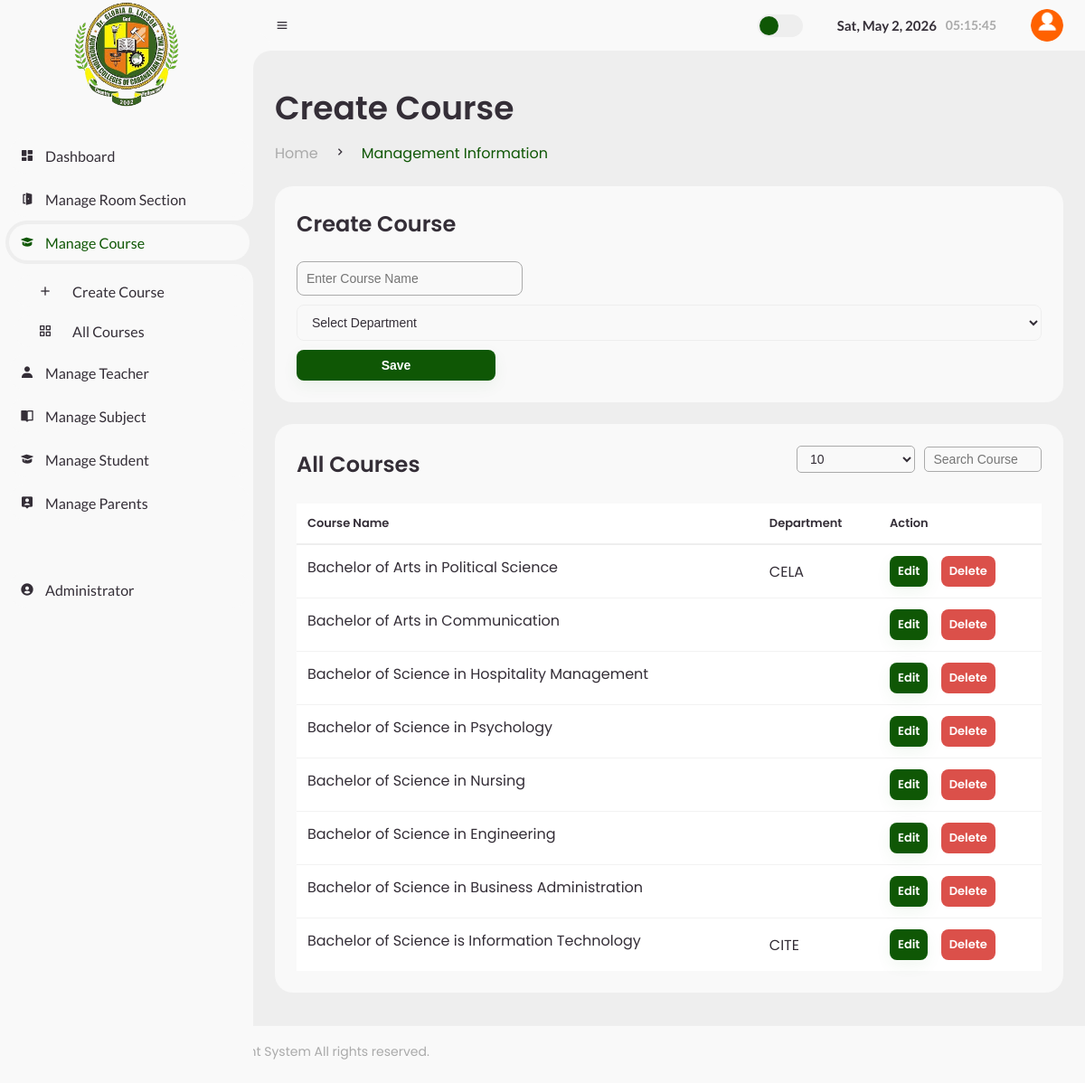
Page /Admin/create_course.php (signed in) on the committed database.
### tables this page shows
CREATE TABLE `courses` (
  `course_id` int(11) NOT NULL,
  `course_name` varchar(100) NOT NULL,
  `department_name` varchar(100) NOT NULL,
  `description` text DEFAULT NULL
);

### Admin/create_course.php (the view, shortened to what this page needs)
<?php include 'header.php'; ?>
<?php
$editRow = null;
$limitOptions = [5,10,20,50];
$limit = isset($_GET['limit']) && in_array((int)$_GET['limit'], $limitOptions) ? (int)$_GET['limit'] : 10;
$page = isset($_GET['page']) && $_GET['page'] > 0 ? (int)$_GET['page'] : 1;
$offset = ($page - 1) * $limit;
$search = isset($_GET['search']) ? mysqli_real_escape_string($conn, $_GET['search']) : "";
$searchQuery = $search != "" ? "WHERE course_name LIKE '%$search%'" : "";
$totalRowsRes = mysqli_query($conn, "SELECT COUNT(*) as total FROM courses $searchQuery");
$totalRows = mysqli_fetch_assoc($totalRowsRes)['total'];
$dataQuery = mysqli_query($conn, "SELECT * FROM courses $searchQuery ORDER BY course_id DESC LIMIT $offset, $limit");
?>
<main>
    <div class="head-title">
        <div class="left">
            <h1>Create Course</h1>
            <ul class="breadcrumb">
                <li><a href="#">Home</a></li>
                <li><i class='bx bx-chevron-right'></i></li>
                <li><a class="active">Management Information</a></li>
            </ul>
        </div>
    </div>
    <div class="table-data">
        <div class="order">
            <div class="head">
                <h3><?php echo isset($editRow) ? "Update Course" : "Create Course"; ?></h3>
            </div>
            <form method="POST" class="form-class">
                <input type="text" name="courseName" placeholder="Enter Course Name" value="<?php echo $editRow['course_name'] ?? ''; ?>" required>
                <select name="department" required>
                    <option value="">Select Department</option>
                </select>
                <div class="form-actions">
                    <?php if(isset($editRow)){ ?>
                        <button type="submit" name="update" class="btn primary">Update</button>
                        <a href="create_course.php" class="btn danger small">Cancel</a>
                    <?php } else { ?>
                        <button type="submit" name="save" class="btn primary">Save</button>
                    <?php } ?>
                </div>
            </form>
        </div>
    </div>
    <div class="table-data">
        <div class="order">
            <div class="head flex-between">
                <h3>All Courses</h3>
                <div class="row-controls">
                    <select id="limitSelect" class="search-input">
                        <?php foreach($limitOptions as $option){ ?>
                            <option value="<?php echo $option;?>" <?php if($option==$limit) echo "selected"; ?>><?php echo $option; ?></option>
                        <?php } ?>
                    </select>
                    <input type="search" id="searchInput" class="search-input" placeholder="Search Course..." value="<?php echo htmlspecialchars($search); ?>">
                </div>
            </div>
            <table>
                <thead>
                    <tr>
                        <th>Course Name</th>
                        <th>Department</th>
                        <th>Action</th>
                    </tr>
                </thead>
                <tbody>
                    <?php if($totalRows > 0){
                        while($row = mysqli_fetch_assoc($dataQuery)){ ?>
                            <tr>
                                <td><?php echo $row['course_name']; ?></td>
                                <td><?php echo $row['department_name']; ?></td>
                                <td>
                                    <a href="create_course.php?id=<?php echo $row['course_id']; ?>&action=edit" class="btn small primary">Edit</a>
                                    <a href="create_course.php?id=<?php echo $row['course_id']; ?>&action=delete" class="btn small danger" onclick="return confirm('Delete this course?')">Delete</a>
                                </td>
                            </tr>
                        <?php }
                    } else { ?>
                        <tr><td colspan="3" class="no-records-center">No records found</td></tr>
                    <?php } ?>
                </tbody>
            </table>
        </div>
    </div>
</main>
<?php include 'stms_footer.php'; ?>
</body>
</html>

### rows in the picture
courses: course_name "Bachelor of Arts in Political Science", department_name "CELA"
courses: course_name "Bachelor of Arts in Communication"
courses: course_name "Bachelor of Science in Hospitality Management"
courses: course_name "Bachelor of Science in Psychology"
courses: course_name "Bachelor of Science in Nursing"
courses: course_name "Bachelor of Science in Engineering"
courses: course_name "Bachelor of Science in Business Administration"
courses: course_name "Bachelor of Science is Information Technology", department_name "CITE"

### other values in the picture
form field value "10"
